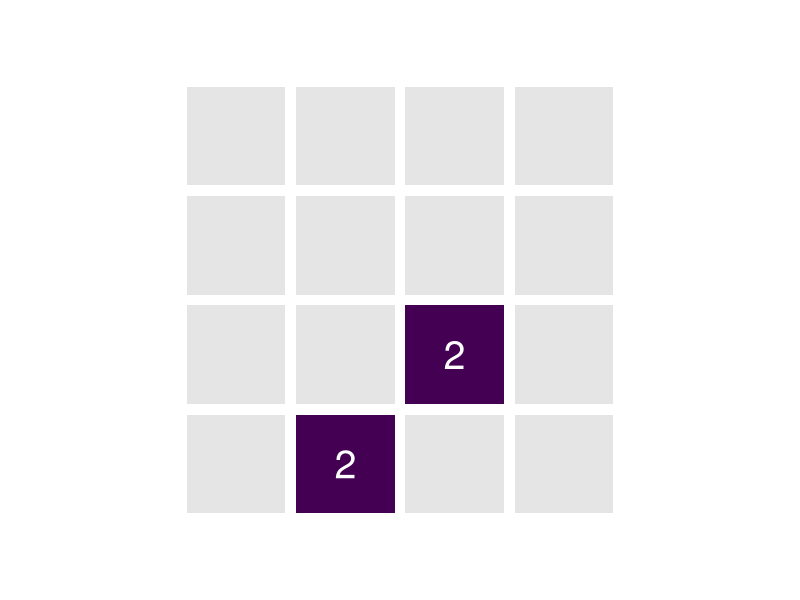

Source code (R): (Note: a time limit stopped this script after it produced the figure.)
# adopted from https://coolbutuseless.github.io/2021/11/14/a-simple-2048-game-engine-in-r/
#~~~~~~~~~~~~~~~~~~~~~~~~~~~~~~~~~~~~~~~~~~~~~~~~~~~~~~~~~~~~~~~~~~~~~~~~~~~~~
#
#    #####    ###   #        #####
#   #     #  #   #  #    #  #     #
#         # #     # #    #  #     #
#    #####  #     # #    #   #####
#   #       #     # ####### #     #
#   #        #   #       #  #     #
#   #######   ###        #   #####
#
#
#
# Board Size: Default = 4
#~~~~~~~~~~~~~~~~~~~~~~~~~~~~~~~~~~~~~~~~~~~~~~~~~~~~~~~~~~~~~~~~~~~~~~~~~~~~~
library(ggplot2)
N <- 4L

#~~~~~~~~~~~~~~~~~~~~~~~~~~~~~~~~~~~~~~~~~~~~~~~~~~~~~~~~~~~~~~~~~~~~~~~~~~~~~
# Collapse a vector in the style of 2048
#
# Collapse vector by removing zeros, then summing pairs of adjacent values
#
# Result is padded with zeros to length of input
#
# @param x vector of integers
#~~~~~~~~~~~~~~~~~~~~~~~~~~~~~~~~~~~~~~~~~~~~~~~~~~~~~~~~~~~~~~~~~~~~~~~~~~~~~
collapse_vec <- function(x) {
  new  <- x[x > 0]
  
  i <- 1L
  while (i < length(new)) {
    if (new[i] == new[i + 1L]) {
      new[i] <- new[i] * 2L
      new    <- new[-(i + 1L)]
    }
    
    i <- i + 1L
  }
  
  c(new, integer(N - length(new)))
}


#~~~~~~~~~~~~~~~~~~~~~~~~~~~~~~~~~~~~~~~~~~~~~~~~~~~~~~~~~~~~~~~~~~~~~~~~~~~~~
# Initialise game board
#~~~~~~~~~~~~~~~~~~~~~~~~~~~~~~~~~~~~~~~~~~~~~~~~~~~~~~~~~~~~~~~~~~~~~~~~~~~~~
m       <- matrix(0L, N, N)
init    <- sample(N*N, 2)
m[init] <- 2L
m_prior <- m


#~~~~~~~~~~~~~~~~~~~~~~~~~~~~~~~~~~~~~~~~~~~~~~~~~~~~~~~~~~~~~~~~~~~~~~~~~~~~~
# Plot game board
#~~~~~~~~~~~~~~~~~~~~~~~~~~~~~~~~~~~~~~~~~~~~~~~~~~~~~~~~~~~~~~~~~~~~~~~~~~~~~
plot_m <- function(m) {
  grid <- expand.grid(1:N, 1:N)
  idx  <- arrayInd(which(m > 0), .dim = c(N, N))
  df   <- cbind(as.data.frame(idx), V3 = factor(m[m > 0], levels = 2^(1:11)))
  ggplot(df, aes(V2, N + 1L - V1)) +
    geom_tile(data = grid, aes(Var1, Var2), fill = 'grey90', width = 0.9, height = 0.9) +
    geom_tile(aes(fill = V3), width = 0.9, height = 0.9) +
    geom_text(aes(label = V3), colour = 'white', size = 10) +
    theme_void() +
    xlim(0, N+1L) + ylim(0, N+1L) +
    coord_equal() +
    theme(legend.position = 'none') +
    scale_fill_viridis_d(option = 'D', drop = FALSE, end = 0.9)
}


#~~~~~~~~~~~~~~~~~~~~~~~~~~~~~~~~~~~~~~~~~~~~~~~~~~~~~~~~~~~~~~~~~~~~~~~~~~~~~
# Game loop
#    Use WASD to collapse the board in up/left/down/right directions
#~~~~~~~~~~~~~~~~~~~~~~~~~~~~~~~~~~~~~~~~~~~~~~~~~~~~~~~~~~~~~~~~~~~~~~~~~~~~~
print(plot_m(m))

while (max(m) < 2048 && any(m == 0)) {
  if (!identical(m, m_prior)) {
    # if the board has changed, then add a new '2' tile
    m[sample(which(m == 0), 1)] <- 2L
    
    print(m)
    print(plot_m(m))
  }
  
  m_prior <- m
  # cmd <- readline(prompt = "move?: ")
  m <- switch(
    readline(prompt = "move?: "),
    'q' = break,
    'w' = apply(m, 2, collapse_vec),                            # up
    'a' = t(apply(m, 1, collapse_vec)),                         # left
    's' = apply(m[nrow(m):1,], 2, collapse_vec)[nrow(m):1,]   , # down
    'd' = t(apply(m[,nrow(m):1], 1, collapse_vec))[,nrow(m):1], # right
    m
  )
}

if (max(m) >= 2048) {
  message("You won!")
}
